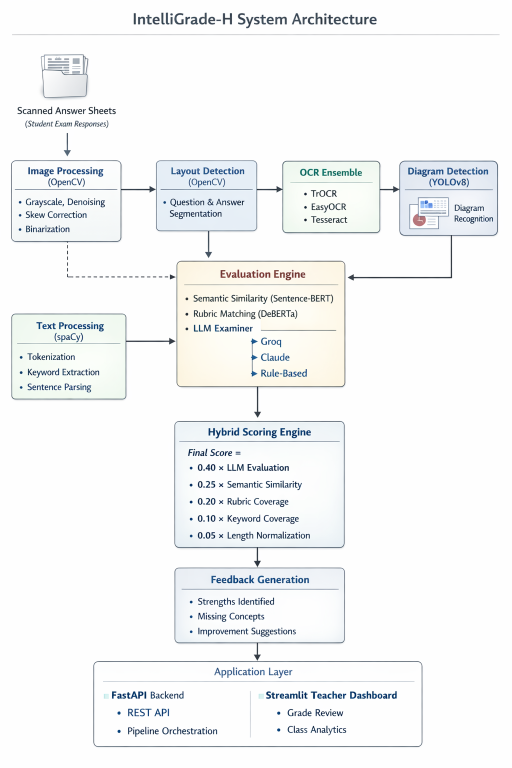
#> input picture assets/ChatGPT Image Mar 6, 2026, 11_19_15 AM.png, 1024 x 1536 px (shown at 1/2 size)
$ python -i diagram_detector.py   (imports and definitions only)
#> lines starting #> are read from the running program, lines starting #| are printed output that depends on the picture; after the words box and inside, x2 and y2 are one past the last pixel; in counts of white or black regions, pixels touching at a corner belong together
#> further down, picture is the input picture: shape (1536, 1024, 3); mean B, G, R 246.3, 245.8, 244.5
"""
IntelliGrade-H — Diagram Detector
===================================
Detects whether a student answer image contains diagrams, figures, flowcharts,
circuit diagrams, ER diagrams, graphs, or other drawn structures.

Two-tier detection pipeline:
  Tier 1 — YOLOv8  (primary)
      Uses an object-detection model trained on document regions.
      The base yolov8n model is used for visual object detection; when a
      fine-tuned diagram model is available (YOLO_MODEL_PATH pointing to a
      .pt file), it is used instead.

  Tier 2 — Heuristic CV fallback (used when YOLO is unavailable / fails)
      Analyses the image with OpenCV to find:
        • Contour density  — many contours in a region suggest drawn objects
        • Line density      — Hough lines suggest flow charts / ER diagrams
        • Non-text regions  — areas with high edge density but low OCR text
        • Dark pixel blobs  — large filled shapes / arrows

Usage
-----
    from backend.diagram_detector import DiagramDetector

    detector = DiagramDetector()                        # auto-loads model
    result   = detector.detect("path/to/image.jpg")    # or PIL.Image / bytes

    if result.has_diagram:
        print(f"Found {result.n_diagrams} diagram region(s)")
        for d in result.diagrams:
            print(d.bbox, d.confidence, d.label)

    crops = detector.get_diagram_crops("path/to/image.jpg")
    # crops → list of PIL.Image, one per detected diagram region
"""

from __future__ import annotations

import io
import logging
import os
from dataclasses import dataclass, field
from pathlib import Path
from typing import List, Optional, Tuple, Union

import numpy as np
from PIL import Image

logger = logging.getLogger(__name__)


# ─────────────────────────────────────────────────────────────────────────────
# Data classes
# ─────────────────────────────────────────────────────────────────────────────

@dataclass
class DiagramRegion:
    """A single detected diagram region."""
    bbox: Tuple[int, int, int, int]   # (x1, y1, x2, y2) in pixels
    confidence: float                  # 0.0 – 1.0
    label: str = "diagram"             # YOLO class name or heuristic label
    area_ratio: float = 0.0            # fraction of total image area


@dataclass
class DiagramDetectionResult:
    """Result returned by DiagramDetector.detect()."""
    has_diagram: bool
    diagrams: List[DiagramRegion] = field(default_factory=list)
    n_diagrams: int = 0
    detector_used: str = "none"        # "yolov8" | "heuristic_fallback"
    image_width: int = 0
    image_height: int = 0
    inference_time_ms: float = 0.0

    # Convenience: bounding boxes only
    @property
    def bboxes(self) -> List[Tuple[int, int, int, int]]:
        return [d.bbox for d in self.diagrams]

    # Largest diagram region (by area), or None
    # [21 lines left out: functions primary_diagram, _load_image, not called in this run]


def _pil_to_cv2(img: Image.Image):
    """PIL Image → OpenCV BGR ndarray."""
    import cv2
    return cv2.cvtColor(np.array(img), cv2.COLOR_RGB2BGR)


# ─────────────────────────────────────────────────────────────────────────────
# YOLO detection tier
# ─────────────────────────────────────────────────────────────────────────────

# YOLO class indices / names that we treat as "diagram content"
# For yolov8n (COCO), these classes are geometry-like objects that may
# appear in hand-drawn answers.  A fine-tuned model will have its own labels.
_DIAGRAM_LABELS = {
    # COCO classes that can indicate drawn/structural content
    "clock", "book", "cell phone", "laptop", "tv", "monitor",
    # These are used by document-layout fine-tuned models
    "figure", "diagram", "table", "chart", "graph", "formula",
    "flowchart", "circuit", "er_diagram", "tree", "drawing",
}

def _is_diagram_label(label: str) -> bool:
    label_lc = label.lower()
    return any(d in label_lc for d in _DIAGRAM_LABELS)


class _YOLODetector:
    """Thin wrapper around ultralytics YOLO."""

    # [46 lines left out: functions __init__, detect, not called in this run]


# ─────────────────────────────────────────────────────────────────────────────
# Heuristic CV fallback tier
# ─────────────────────────────────────────────────────────────────────────────

class _HeuristicDetector:
    """
    OpenCV-based heuristic that detects non-text visual regions.

    Strategy:
      1. Convert to greyscale, apply CLAHE, threshold.
      2. Detect contours — large filled contours indicate drawn shapes.
      3. Hough line transform — many lines indicate ER / flowchart diagrams.
      4. Edge density map — segment the image into grid cells; cells with
         high edge density but relatively low variance (uniformly drawn)
         are flagged as diagram regions.
      5. Merge overlapping candidate boxes with NMS.
    """

    # Minimum fraction of image area for a candidate region
    MIN_AREA_RATIO  = 0.01
    # Maximum fraction (near-full-page crops are likely the whole answer)
    MAX_AREA_RATIO  = 0.90
    # Edge density threshold (mean Canny edges per pixel in a grid cell)
    EDGE_DENSITY_TH = 0.08
    # Minimum number of Hough lines to flag as diagram
    MIN_LINES       = 8

    def detect(
        self, img: Image.Image
    ) -> Tuple[List[DiagramRegion], str]:
        import cv2

        cv_img = _pil_to_cv2(img)
        h, w   = cv_img.shape[:2]
#> h = 1536; w = 1024
        total  = w * h or 1
#> total = 1572864
        grey   = cv2.cvtColor(cv_img, cv2.COLOR_BGR2GRAY)

        # ── 1. Adaptive threshold ──────────────────────────────────────────
        clahe    = cv2.createCLAHE(clipLimit=2.0, tileGridSize=(8, 8))
        enhanced = clahe.apply(grey)
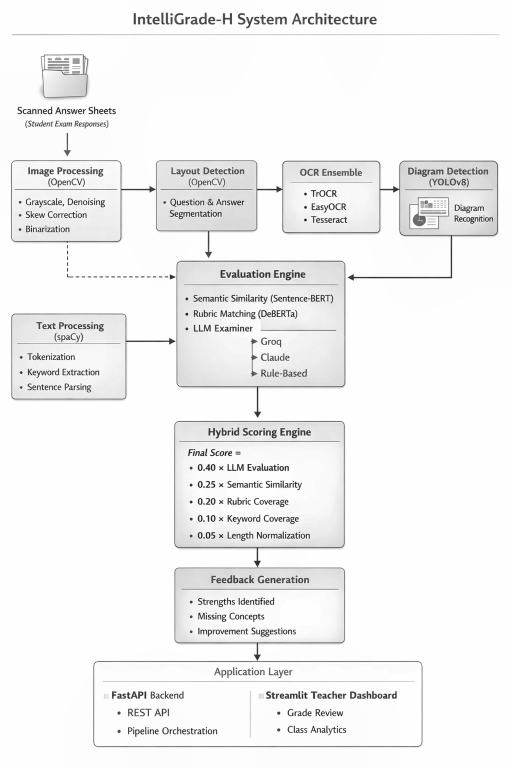
#> enhanced: shape (1536, 1024) (shown at 1/2 size); min 4, max 255, mean 242.5
        _, binary = cv2.threshold(
            enhanced, 0, 255, cv2.THRESH_BINARY_INV + cv2.THRESH_OTSU
        )
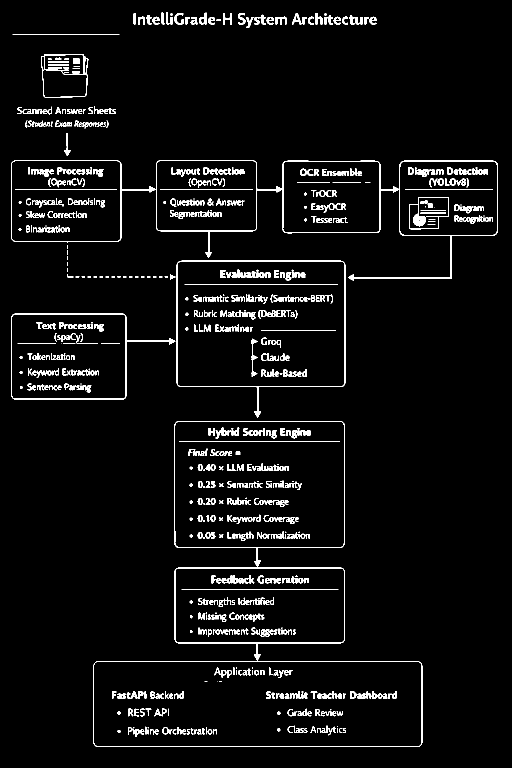
#> binary: shape (1536, 1024) (shown at 1/2 size); 4.4% white in thin lines or dots

        # ── 2. Large contours ─────────────────────────────────────────────
        contours, _ = cv2.findContours(
            binary, cv2.RETR_EXTERNAL, cv2.CHAIN_APPROX_SIMPLE
        )
#> contours = 106 contours, 39 with area under 20; largest, box (x1, y1, x2, y2) and area: (22, 321, 996, 561) 122354, (187, 1322, 845, 1494) 112264, (349, 842, 689, 1134) 85843, (353, 521, 691, 835) 85024, (349, 1135, 690, 1321) 51390
        candidates: List[Tuple[int, int, int, int]] = []

        for cnt in contours:
            area = cv2.contourArea(cnt)
            area_ratio = area / total
            if not (self.MIN_AREA_RATIO < area_ratio < self.MAX_AREA_RATIO):
                continue
            x, y, bw, bh = cv2.boundingRect(cnt)
            aspect = bw / (bh + 1e-6)
            # Skip very thin horizontal strips (likely text lines)
            if aspect > 20 or aspect < 0.05:
                continue
            # Skip small skinny blobs (letter strokes)
            if bw < 30 or bh < 30:
                continue
            candidates.append((x, y, x + bw, y + bh))
#> this loop made 106 passes
#> (area, area_ratio) on passes 21, 30, 35, 36, 39, 40, 43, 46, 47, 48, 49, 52: (48, 3.05e-05), (143.5, 9.12e-05), (36, 2.29e-05), (39.5, 2.51e-05), (29, 1.84e-05), (37, 2.35e-05), (20, 1.27e-05), (44, 2.8e-05), (39.5, 2.51e-05), (42.5, 2.7e-05), (21, 1.34e-05), (25, 1.59e-05)
#> after the loop, candidates = [(187, 1322, 845, 1494), (349, 1135, 690, 1321), (349, 842, 689, 1134), (23, 627, 351, 799), (353, 521, 691, 835), (22, 321, 996, 561)]

        # ── 3. Hough lines — flag image if many straight lines exist ──────
        edges      = cv2.Canny(grey, 50, 150, apertureSize=3)
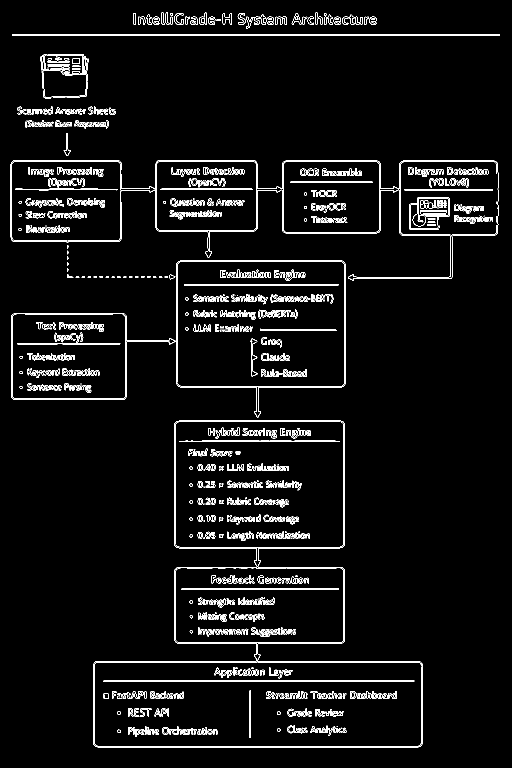
#> edges: shape (1536, 1024) (shown at 1/2 size); 4.1% white in thin lines or dots
        lines      = cv2.HoughLinesP(
            edges, 1, np.pi / 180, threshold=60,
            minLineLength=40, maxLineGap=10
        )
#> lines = 492 rows, first 6: [24, 68, 999, 68], [24, 70, 999, 70], [189, 1324, 841, 1324], [195, 1494, 836, 1494], [190, 1492, 841, 1492], [206, 1363, 828, 1363]
        n_lines    = len(lines) if lines is not None else 0
#> n_lines = 492
        has_lines  = n_lines >= self.MIN_LINES
#> has_lines = True

        # ── 4. Edge-density grid sweep ────────────────────────────────────
        cell_h, cell_w = max(h // 6, 1), max(w // 4, 1)
#> cell_h = 256; cell_w = 256
        for row in range(6):
            for col in range(4):
                y1 = row * cell_h
                y2 = min(y1 + cell_h, h)
                x1 = col * cell_w
                x2 = min(x1 + cell_w, w)
                cell_edge = edges[y1:y2, x1:x2]
                density   = cell_edge.mean() / 255.0
                if density > self.EDGE_DENSITY_TH:
                    candidates.append((x1, y1, x2, y2))

        # ── 5. NMS merge overlapping boxes ────────────────────────────────
        merged = _nms_boxes(candidates, iou_threshold=0.3)

        regions: List[DiagramRegion] = []
        for (x1, y1, x2, y2) in merged:
            area_ratio = ((x2 - x1) * (y2 - y1)) / total
            if area_ratio < self.MIN_AREA_RATIO:
                continue
            label = "lines_detected" if has_lines else "drawn_region"
            conf  = min(0.5 + area_ratio, 0.85)   # rough confidence proxy
            regions.append(DiagramRegion(
                bbox=(x1, y1, x2, y2),
                confidence=round(conf, 3),
                label=label,
                area_ratio=round(area_ratio, 4),
            ))

        # If Hough found many lines but no large contours, flag the whole image
        if has_lines and not regions:
            regions.append(DiagramRegion(
                bbox=(0, 0, w, h),
                confidence=0.45,
                label="lines_detected",
                area_ratio=1.0,
            ))

        logger.debug(
            "Heuristic found %d region(s) | lines=%d", len(regions), n_lines
        )
        return regions, "heuristic_fallback"


def _nms_boxes(
    boxes: List[Tuple[int, int, int, int]],
    iou_threshold: float = 0.3,
) -> List[Tuple[int, int, int, int]]:
    """Simple greedy NMS to merge heavily overlapping bounding boxes."""
#> called with iou_threshold = 0.3
    if not boxes:
        return []

    boxes_arr = np.array(boxes, dtype=float)
#> boxes_arr = [[187, 1322, 845, 1494], [349, 1135, 690, 1321], [349, 842, 689, 1134], [23, 627, 351, 799], [353, 521, 691, 835], [22, 321, 996, 561]]
    x1 = boxes_arr[:, 0]; y1 = boxes_arr[:, 1]
#> after `x1 = boxes_arr[:, 0]`: x1 = [187, 349, 349, 23, 353, 22]
#> after `y1 = boxes_arr[:, 1]`: y1 = [1322, 1135, 842, 627, 521, 321]
    x2 = boxes_arr[:, 2]; y2 = boxes_arr[:, 3]
#> after `x2 = boxes_arr[:, 2]`: x2 = [845, 690, 689, 351, 691, 996]
#> after `y2 = boxes_arr[:, 3]`: y2 = [1494, 1321, 1134, 799, 835, 561]
    areas = (x2 - x1) * (y2 - y1)
#> areas = [113176, 63426, 99280, 56416, 106132, 233760]

    # Sort by area descending (keep larger boxes first)
    order = areas.argsort()[::-1]
#> order = [5, 0, 4, 2, 1, 3]
    keep  = []

    while order.size > 0:
        i = order[0]
        keep.append(i)

        ix1 = np.maximum(x1[i], x1[order[1:]])
        iy1 = np.maximum(y1[i], y1[order[1:]])
        ix2 = np.minimum(x2[i], x2[order[1:]])
        iy2 = np.minimum(y2[i], y2[order[1:]])

        inter = np.maximum(0, ix2 - ix1) * np.maximum(0, iy2 - iy1)
        iou   = inter / (areas[i] + areas[order[1:]] - inter + 1e-6)

        order = order[1:][iou < iou_threshold]
#> this loop made 6 passes
#> (i, ix1, iy1, ix2, iy2, iou, order) on passes 2 to 4: (0, [353, 349, 349, 187], [1322, 1322, 1322, 1322], [691, 689, 690, 351], [835, 1134, 1321, 799], [0, 0, 0, 0], [4, 2, 1, 3]), (4, [353, 353, 353], [842, 1135, 627], [689, 690, 351], [835, 835, 799], [0, 0, 0], [2, 1, 3]), (2, [349, 349], [1135, 842], [689, 351], [1134, 799], [0, 0], [1, 3])
#> (i, ix1, iy1, ix2, iy2, inter, iou, order) on passes 1, 5: (5, [187, 353, 349, 349, 23], [1322, 521, 842, 1135, 627], [845, 691, 689, 690, 351], [561, 561, 561, 561, 561], [0, 13520, 0, 0, 0], [0, 0.0414, 0, 0, 0], [0, 4, 2, 1, 3]), (1, [349], [1135], [351], [799], [0], [0], [3])
#> after the loop, keep = [5, 0, 4, 2, 1, 3]; order = empty array

    return [tuple(int(v) for v in boxes_arr[i]) for i in keep]


# ─────────────────────────────────────────────────────────────────────────────
# Public API
# ─────────────────────────────────────────────────────────────────────────────

class DiagramDetector:
    """
    Detects diagram regions in student answer images.

    Parameters
    ----------
    model_path : str | None
        Path to a YOLOv8 .pt weights file.
        Defaults to YOLO_MODEL_PATH from config / env.
        Set to "" or "none" to skip YOLO and always use heuristic fallback.
    conf_threshold : float
        Minimum confidence for YOLO detections (default 0.35).
    min_area_ratio : float
        Minimum fraction of image area for a region to be reported (default 0.01).

    Examples
    --------
    >>> detector = DiagramDetector()
    >>> result = detector.detect("answer.jpg")
    >>> result.has_diagram
    True
    >>> crops = detector.get_diagram_crops("answer.jpg")
    """

    # [135 lines left out: functions __init__, detect, get_diagram_crops, detect_pages, not called in this run]

>>> import cv2
>>> picture = cv2.imread('../assets/ChatGPT Image Mar 6, 2026, 11_19_15 AM.png')
>>> result = _HeuristicDetector().detect(picture)
#> in detect, `merged = _nms_boxes(candidates, iou_threshold=0.3)`: merged = [(22, 321, 996, 561), (187, 1322, 845, 1494), (353, 521, 691, 835), (349, 842, 689, 1134), (349, 1135, 690, 1321), (23, 627, 351, 799)]
#> the loop in detect, `for (x1, y1, x2, y2) in merged:` made 6 passes
#> (x1, y1, x2, y2, area_ratio, conf) on passes 1 to 6: (22, 321, 996, 561, 0.149, 0.649), (187, 1322, 845, 1494, 0.072, 0.572), (353, 521, 691, 835, 0.0675, 0.567), (349, 842, 689, 1134, 0.0631, 0.563), (349, 1135, 690, 1321, 0.0403, 0.54), (23, 627, 351, 799, 0.0359, 0.536)
#> after the loop in detect, `for (x1, y1, x2, y2) in merged:`: regions = 6 items
